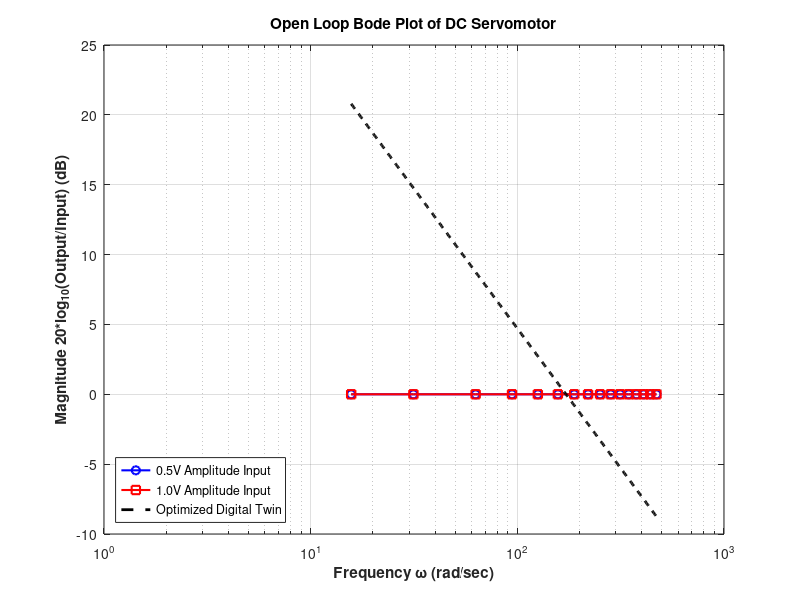

Write MATLAB code to recreate this figure. (Note: this script raises an error after producing the figure.)
%% Lab 5 - System Identification Batch Processor
clear; close all; clc;

% Define the Sweep Parameters 
test_amps  = [0.5, 1.0];
test_freqs = [2.5, 5.0, 10.0, 15.0, 20.0, 25.0, 30.0, 35.0, ...
              40.0, 45.0, 50.0, 55.0, 60.0, 65.0, 70.0, 75.0];

% High-pass Butterworth filter coefficients for Digital Twin
a = [1.000000000000000, -1.991114292201654, 0.991153595868935];
b = [0.995566972017647, -1.991133944035295, 0.995566972017647];

Fs = 1000;           % Hz (Sampling Frequency)
Tdelay = 1.071;        % Seconds to skip for filter transient

% Pre-allocate arrays to hold the final dB values for plotting
Mag_dB_05V = zeros(1, length(test_freqs));
Mag_dB_10V = zeros(1, length(test_freqs));

fprintf('Starting Batch Process...\n');

%% Process Every File Automatically
for a_idx = 1:length(test_amps)
    Amp_in = test_amps(a_idx);
    
    for f_idx = 1:length(test_freqs)
        Freq_in = test_freqs(f_idx);
        
        % Construct the filename
        fname = fullfile('test_run', sprintf('sweep_%.1fV_%.1fHz.txt', Amp_in, Freq_in));
        
        % Safety check
        if ~isfile(fname)
            warning('File %s not found! Skipping...', fname);
            continue;
        end
        
        % Read the data
        % Row 1 [Freq, Amp]. Row 2 to End is [Raw, Filtered]
        raw_data = readmatrix(fname);
        filt = raw_data(2:end, 2); % Grab all rows from row 2 downward, column 2
        
        % Slice the steady-state segment
        idx0 = floor(Tdelay * Fs) + 1;
        if idx0 > length(filt)
             warning('File %s is too short! Skipping...', fname);
             continue;
        end
        fseg = filt(idx0:end);
        
        % Mean subtraction and RMS calculation
        fseg0 = fseg - mean(fseg);
        Crms = sqrt(mean(fseg0.^2));
        
        % Calculate Amplitudes
        Camp = sqrt(2) * Crms;       % Output Peak Amplitude
        Out_PP = 2 * Camp;           % Output Peak-to-Peak (Requested by manual Table 1 & 2)
        In_PP  = 2 * Amp_in;         % Input Peak-to-Peak (Requested by manual Table 1 & 2)
        
        % Calculate Gain and dB
        Gain = Out_PP / In_PP;       % Ratio of output to input 
        Gain_dB = 20 * log10(Gain);  % Convert to dB
        
        % Store the result in the correct array for plotting
        if Amp_in == 0.5
            Mag_dB_05V(f_idx) = Gain_dB;
        elseif Amp_in == 1.0
            Mag_dB_10V(f_idx) = Gain_dB;
        end
        
        fprintf('Processed %s -> Gain: %.2f dB\n', fname, Gain_dB);
    end
end

%% 3. Generate the Bode Plot
% Convert frequencies from Hz to rad/sec for the X-axis
omega_rad_sec = test_freqs * 2 * pi;

figure('Name', 'DC Servomotor System Identification', 'Color', 'w');
% Plot 0.5V Sweep
semilogx(omega_rad_sec, Mag_dB_05V, 'bo-', 'LineWidth', 1.5, 'MarkerSize', 6, 'DisplayName', '0.5V Amplitude Input');
hold on;

% Plot 1.0V Sweep
semilogx(omega_rad_sec, Mag_dB_10V, 'rs-', 'LineWidth', 1.5, 'MarkerSize', 6, 'DisplayName', '1.0V Amplitude Input');

% Format the Plot
grid on;
xlabel('Frequency \omega (rad/sec)', 'FontWeight', 'bold');
ylabel('Magnitude 20*log_{10}(Output/Input) (dB)', 'FontWeight', 'bold');
title('Open Loop Bode Plot of DC Servomotor', 'FontWeight', 'bold');
legend('Location', 'southwest');

% Set X-limits to make it easy to read at omega = 1
xlim([1, 1000]);

%% Algorithmic Parameter Extraction 
fprintf('\n--- Running Non-Linear Optimization for System ID ---\n');

% 1. Define the theoretical Magnitude equation (in dB)
mag_theory_db = @(Km,Tm,w) 20*log10( Km ./ (w .* sqrt(1 + (w.*Tm).^2)) );

% 2. Define the Cost Function (Mean Squared Error)
cost_function = @(q) mean(( mag_theory_db(exp(q(1)), exp(q(2)), omega_rad_sec) - Mag_dB_05V ).^2);

% 3. Provide an Initial Guess [Km_guess, Tm_guess]
initial_guess = log([100, 0.5]);

% 4. Run the Optimization Algorithm
options = optimset('Display','off','TolX',1e-8,'TolFun',1e-8);
optimal_params = fminsearch(cost_function, initial_guess, options);

% 5. Extract the mathematically perfect parameters
Km_opt = exp(optimal_params(1));
Tm_opt = exp(optimal_params(2));
final_mse = cost_function(optimal_params);

% 6. Console Output
fprintf('Optimal Parameters Found: Km = %.2f, Tm = %.4f with an MSE of %.2f\n', ...
        Km_opt, Tm_opt, final_mse);

%% Digital Twin Validation 
omega_smooth = logspace(log10(min(omega_rad_sec)), log10(max(omega_rad_sec)), 500);
Mag_dB_smooth = mag_theory_db(Km_opt, Tm_opt, omega_smooth);

% Overlay the optimized theoretical curve onto your existing experimental Bode plot
hold on;
plot(omega_smooth, Mag_dB_smooth, 'k--', 'LineWidth', 2, 'DisplayName', 'Optimized Digital Twin');
legend('Location', 'southwest');


%% Digital Twin Time-Domain Validation
fprintf('\n--- Generating Digital Twin Validation ---\n');

% 1. Build the Digital Twin (The Transfer Function)
% The manual defines H(s) = Km / (s * (Tm*s + 1)) which expands to:
% H(s) = Km / (Tm*s^2 + s + 0)
numerator = Km_opt;
denominator = [Tm_opt, 1, 0];
sys_motor = tf(numerator, denominator);

% 2. Generate the Virtual Input Signal
f_test = 2.5;                % Hz
Amp_test = 0.5;              % Volts
t_sim = 0 : (1/Fs) : 10;     % 10 seconds of simulated time at 1000 Hz
u_sim = Amp_test * sin(2 * pi * f_test * t_sim); % Virtual voltage command

% 3. Run the Virtual Simulation
[y_sim_raw, t_sim] = lsim(sys_motor, u_sim, t_sim);

% 4. Filter the Virtual Data (The Apples-to-Apples Step)
y_sim_filt = filter(b, a, y_sim_raw);

% 5. Load the Actual Physical Hardware Data for Comparison
fname_val = fullfile('test_run', sprintf('sweep_%.1fV_%.1fHz.txt', Amp_test, f_test));

raw_val_data = readmatrix(fname_val);
filt_hardware = raw_val_data(2:end, 2); % Extract the hardware's filtered column
t_hardware = (0:length(filt_hardware)-1) / Fs;

% 6. Align the Steady-State Data (Skip the transient)
idx0 = floor(Tdelay * Fs) + 1; % Skip the first second of filter transient

t_plot = t_hardware(idx0:end);
hardware_plot = filt_hardware(idx0:end);
sim_plot = y_sim_filt(idx0:length(t_hardware)); % Truncate sim to match hardware length

% 7. The Money Shot Plot
figure('Name', 'Digital Twin Validation', 'Color', 'w');
plot(t_plot, hardware_plot, 'r', 'LineWidth', 2, 'DisplayName', 'Physical Hardware Data');
hold on;
plot(t_plot, sim_plot, 'k--', 'LineWidth', 2, 'DisplayName', 'Digital Twin Simulation');

% Format the Plot
grid on;
xlim([Tdelay, Tdelay + 2]);
xlabel('Time (seconds)', 'FontWeight', 'bold');
ylabel('Motor Position (Encoder Counts)', 'FontWeight', 'bold');
title(sprintf('Digital Twin Validation: %.1f V at %.1f Hz', Amp_test, f_test), 'FontWeight', 'bold');
legend('Location', 'northeast');
